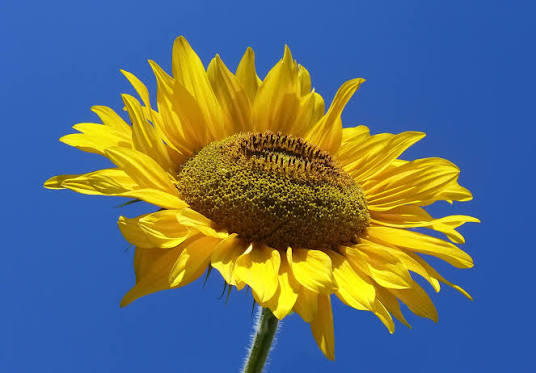
#> input picture LAB2/histogramEqualization/input/dip2.jpg, 536 x 373 px
$ python -i clahe_equalization.py   (imports and definitions only)
#> lines starting #> are read from the running program, lines starting #| are printed output that depends on the picture
#> further down, picture is the input picture: shape (373, 536, 3); mean B, G, R 117.8, 110.2, 93.6
import cv2

def clahe_equalization(img):
    if img is None:
        return None
    gray = cv2.cvtColor(img, cv2.COLOR_BGR2GRAY)
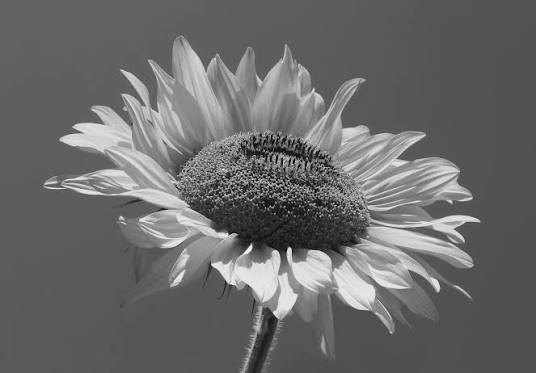
#> gray: shape (373, 536); min 4, max 249, mean 106.1
    clahe = cv2.createCLAHE(clipLimit=2.0, tileGridSize=(8,8))
    cl1 = clahe.apply(gray)
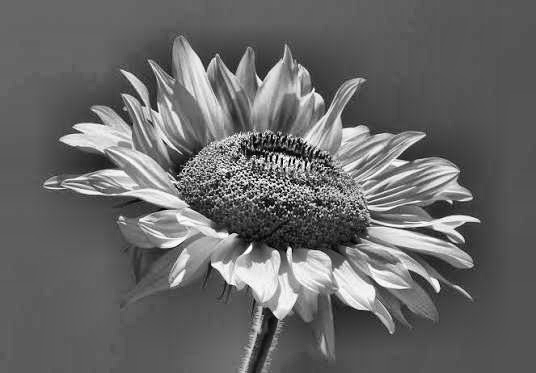
#> cl1: shape (373, 536); min 1, max 255, mean 103.8
    return cv2.cvtColor(cl1, cv2.COLOR_GRAY2RGB)

>>> import cv2
>>> picture = cv2.imread('input/dip2.jpg')
>>> result = clahe_equalization(picture)
